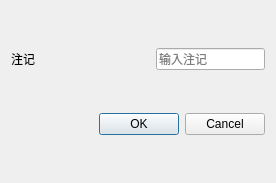
<?xml version="1.0" encoding="UTF-8"?>
<ui version="4.0">
 <class>textEditDialog</class>
 <widget class="QDialog" name="textEditDialog">
  <property name="geometry">
   <rect>
    <x>0</x>
    <y>0</y>
    <width>276</width>
    <height>183</height>
   </rect>
  </property>
  <property name="windowTitle">
   <string>注记编辑器</string>
  </property>
  <layout class="QGridLayout" name="gridLayout">
   <item row="0" column="0">
    <widget class="QLabel" name="label">
     <property name="text">
      <string>注记</string>
     </property>
    </widget>
   </item>
   <item row="0" column="2">
    <widget class="QLineEdit" name="lineEdit">
     <property name="contextMenuPolicy">
      <enum>Qt::DefaultContextMenu</enum>
     </property>
     <property name="placeholderText">
      <string>输入注记</string>
     </property>
    </widget>
   </item>
   <item row="1" column="0" colspan="3">
    <widget class="QDialogButtonBox" name="buttonBox">
     <property name="orientation">
      <enum>Qt::Horizontal</enum>
     </property>
     <property name="standardButtons">
      <set>QDialogButtonBox::Cancel|QDialogButtonBox::Ok</set>
     </property>
    </widget>
   </item>
   <item row="0" column="1">
    <spacer name="horizontalSpacer">
     <property name="orientation">
      <enum>Qt::Horizontal</enum>
     </property>
     <property name="sizeHint" stdset="0">
      <size>
       <width>40</width>
       <height>20</height>
      </size>
     </property>
    </spacer>
   </item>
  </layout>
 </widget>
 <resources/>
 <connections>
  <connection>
   <sender>buttonBox</sender>
   <signal>accepted()</signal>
   <receiver>textEditDialog</receiver>
   <slot>accept()</slot>
   <hints>
    <hint type="sourcelabel">
     <x>248</x>
     <y>254</y>
    </hint>
    <hint type="destinationlabel">
     <x>157</x>
     <y>274</y>
    </hint>
   </hints>
  </connection>
  <connection>
   <sender>buttonBox</sender>
   <signal>rejected()</signal>
   <receiver>textEditDialog</receiver>
   <slot>reject()</slot>
   <hints>
    <hint type="sourcelabel">
     <x>316</x>
     <y>260</y>
    </hint>
    <hint type="destinationlabel">
     <x>286</x>
     <y>274</y>
    </hint>
   </hints>
  </connection>
 </connections>
</ui>
